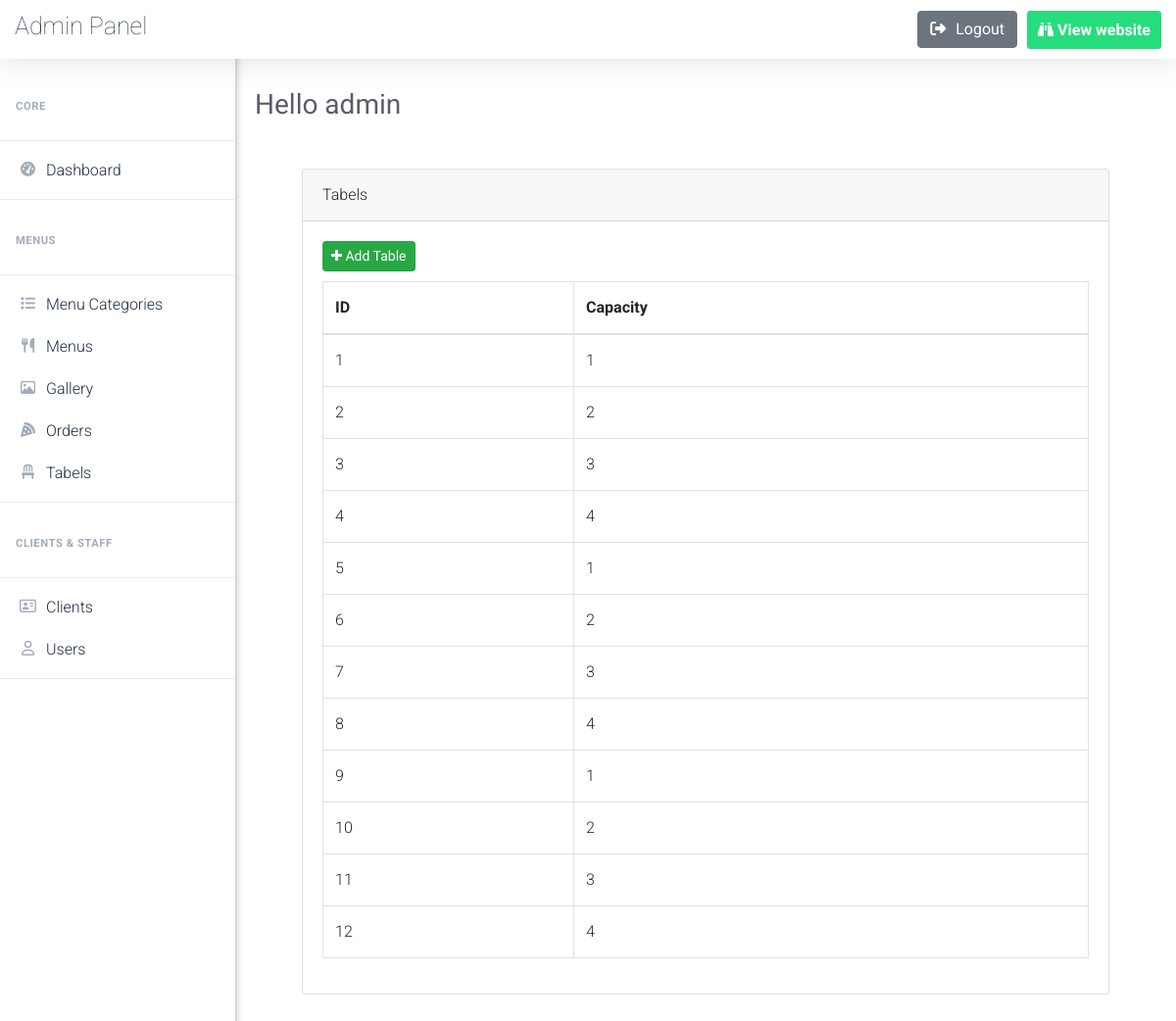
Page /admin/tabels.php (signed in) on the committed database.
### tables this page shows
CREATE TABLE `tables` (
  `table_id` int(11) NOT NULL,
  `capacity` int(11) NOT NULL
);

### admin/includes/function.php (called while the page is built, shortened)
<?php
    require_once("connectDB.php");
    function get_all_data($table){
        global $con;
        $stmt = $con->prepare("SELECT * FROM $table");
        $stmt->execute();
        $data = $stmt->fetchAll();
        return $data;
    }
?>

### admin/tabels.php (the view, shortened to what this page needs)
<?php
    if(isset($_SESSION['name'])){
        include_once("includes/header.php");
        require_once("includes/function.php");
        $tabels=get_all_data('tables');
        ?>
        <div class="card m-5">
            <div class="card-header ">
                Tabels
            </div>
            <div class="card-body">
                 <button class="btn btn-success btn-sm" style="margin-bottom: 10px;" type="button" data-toggle="modal" data-target="#add_new_users" >
                <i class="fa fa-plus"></i>
                    Add Table
                </button>
                <?php
                    $stmt = $con->prepare("SELECT * FROM tables");
                    $stmt->execute();
                    $tabels = $stmt->fetchAll();
                ?>
                <table class="table table-bordered categories-table" style="text-center">
                    <thead>
                            <tr>
                            <th scope="col">ID</th>
                            <th scope="col">Capacity</th>
                            </tr>
                    </thead>
                        <tbody>
                        <?php foreach($tabels as $table){ ?>
                            <tr>
                            <td><?php echo $table['table_id']?></td>
                            <td><?php echo $table['capacity']?></td>
                            </tr>
                            <?php } ?>
                        </tbody>
                </table>
            </div>
          </div>
<?php
    include_once("includes/footer.php");
}else{
    header('location:login.php');
}
?>

### admin/css/home.css (style rules this page uses)
html { scroll-behavior: smooth; }
body { font-family: "Roboto", sans-serif; font-size: 16px; line-height: 28px; font-weight: 300; }

### rows in the picture
tables: table_id "1", capacity "1"
tables: table_id "2", capacity "2"
tables: table_id "3", capacity "3"
tables: table_id "4", capacity "4"
tables: table_id "5", capacity "1"
tables: table_id "6", capacity "2"
tables: table_id "7", capacity "3"
tables: table_id "8", capacity "4"
tables: table_id "9", capacity "1"
tables: table_id "10", capacity "2"
tables: table_id "11", capacity "3"
tables: table_id "12", capacity "4"

### other values in the picture
$_SESSION['name'] "admin"
